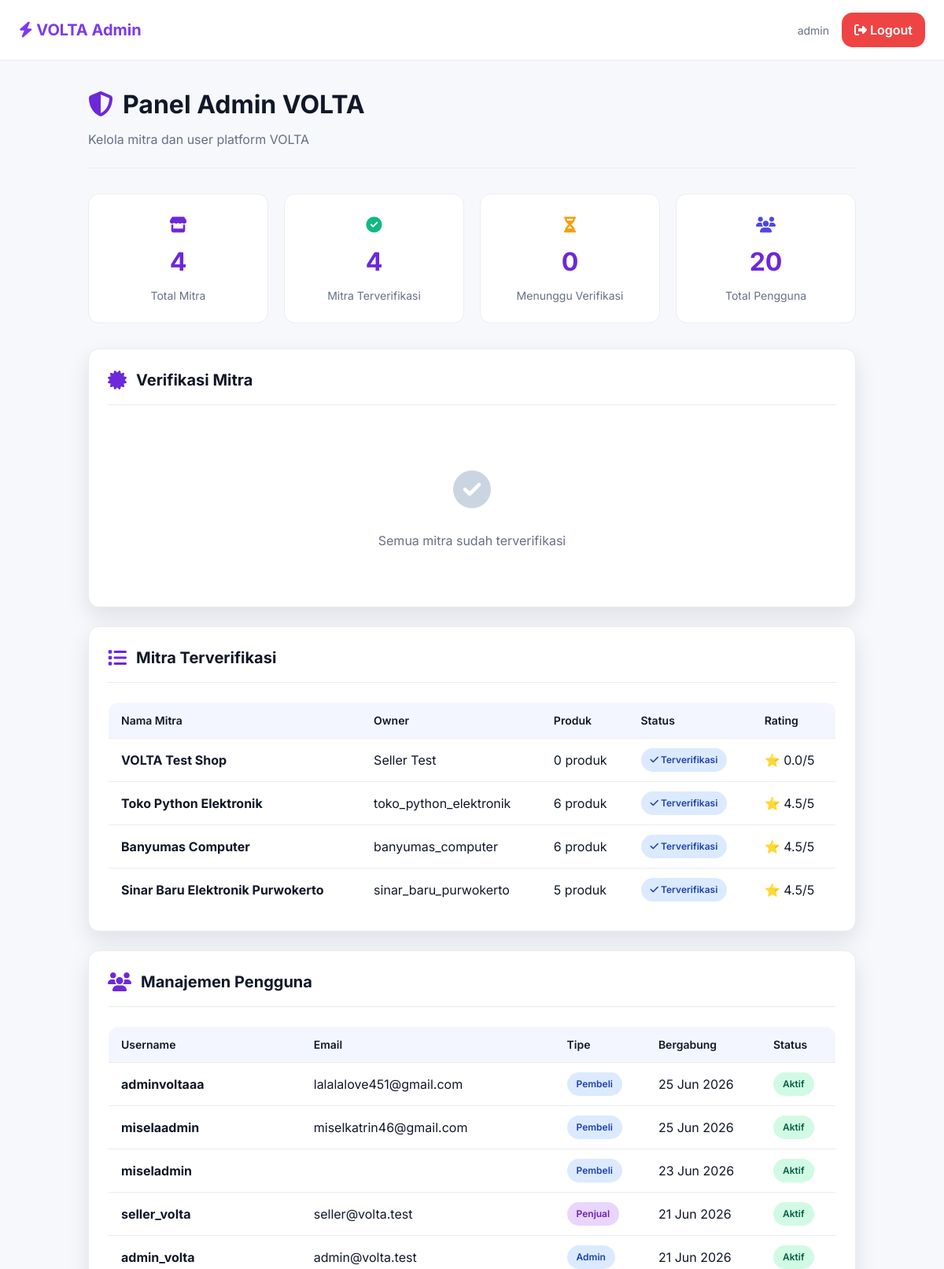
The page /brand-admin/ (signed in, upper part) on the database as committed earlier.
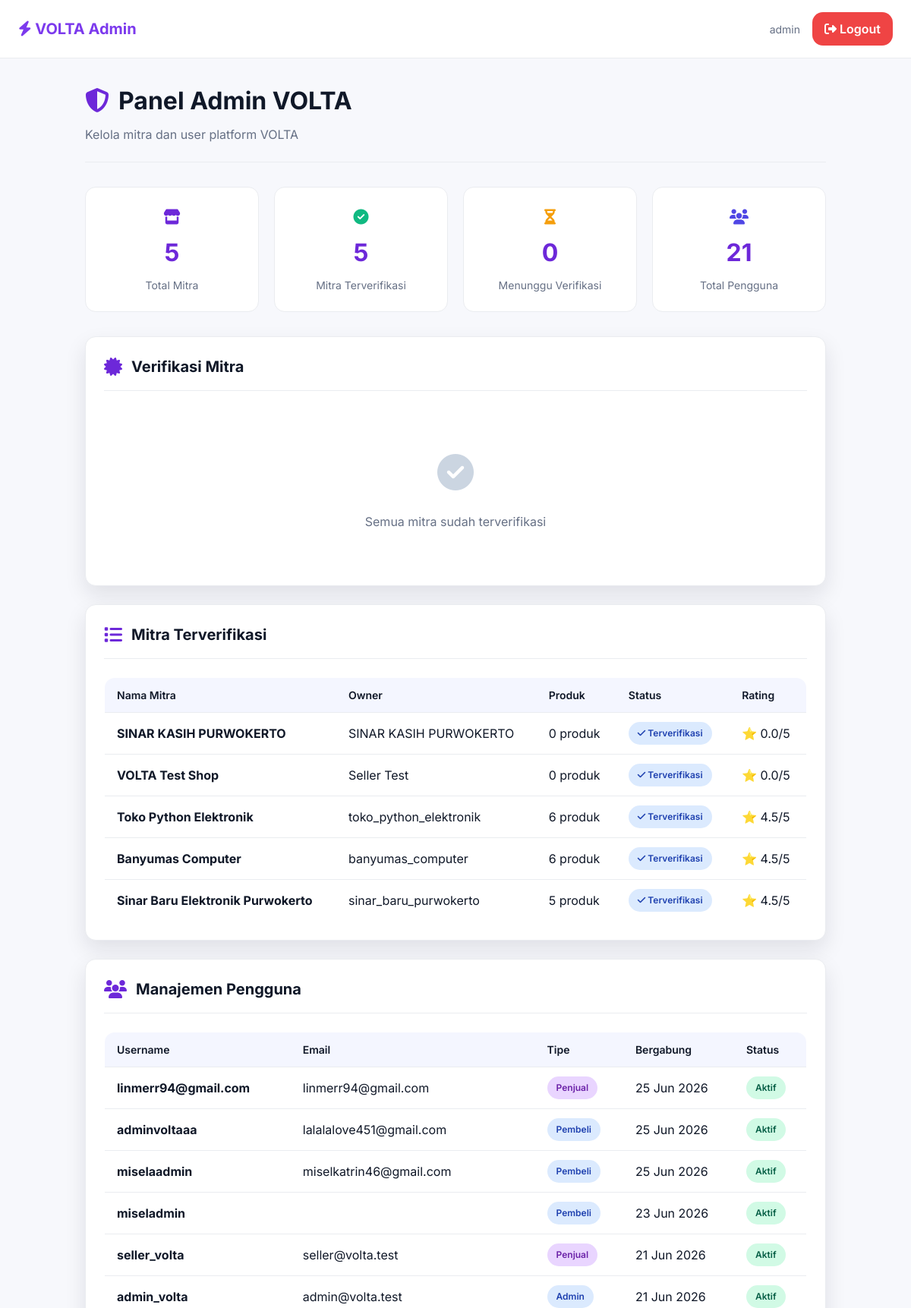
The same page on the database as committed later.
### master_products/models.py (models this page shows, shortened)
class Brand(models.Model):
    STATUS_CHOICES = (
        ('pending', 'Pending Approval'),
        ('approved', 'Approved'),
        ('rejected', 'Rejected'),
        ('suspended', 'Suspended'),
    )
    brand_id = models.AutoField(primary_key=True)
    user_id = models.OneToOneField(
        settings.AUTH_USER_MODEL,
        on_delete=models.CASCADE,
        related_name='brand_vendor',
        db_column='user_id',
        help_text="User/vendor yang memiliki brand ini"
    )
    brand_name = models.CharField(
        max_length=255,
        help_text="Nama brand/vendor"
    )
    logo = models.ImageField(
        upload_to='brands/logos/',
        blank=True,
        null=True,
        help_text="Logo brand (rekomendasi: PNG dengan background transparan)"
    )
    description = models.TextField(
        blank=True,
        null=True,
        help_text="Deskripsi detail tentang brand/vendor"
    )
    status = models.CharField(
        max_length=20,
        choices=STATUS_CHOICES,
        default='pending',
        help_text="Status persetujuan brand (pending, approved, rejected, suspended)"
    )
    approved_at = models.DateTimeField(
        blank=True,
        null=True,
        help_text="Tanggal brand disetujui oleh admin"
    )
    approved_by = models.ForeignKey(
        settings.AUTH_USER_MODEL,
        on_delete=models.SET_NULL,
        null=True,
        blank=True,
        related_name='approved_brands',
        db_column='approved_by',
        help_text="Admin yang menyetujui brand ini"
    )
    nib_or_ktp = models.CharField(
        max_length=50,
        unique=True,
        blank=True,
        null=True,
        db_column='nib_or_ktp',
        help_text="Nomor Induk Berusaha (NIB) atau Nomor KTP"
    )
    rating = models.FloatField(
        default=0.0,
        validators=[MinValueValidator(0.0), MaxValueValidator(5.0)],
        db_column='rating',
        help_text="Rating brand dari customer (0.0-5.0)"
    )
    created_at = models.DateTimeField(
        auto_now_add=True,
        help_text="Tanggal brand didaftar"
    )
    updated_at = models.DateTimeField(
        auto_now=True,
        help_text="Tanggal brand terakhir diperbarui"
    )
    class Meta:
        verbose_name = _('Brand')
        verbose_name_plural = _('Brands')
        db_table = 'brands'
        ordering = ['-created_at']
        indexes = [
            models.Index(fields=['status']),
            models.Index(fields=['user_id']),
            models.Index(fields=['created_at']),
        ]

### users/models.py (models this page shows, shortened)
class User(AbstractUser):
    ROLE_CHOICES = (
        ('admin', 'Administrator'),
        ('brand', 'Brand/Vendor'),
        ('customer', 'Customer'),
    )
    user_id = models.AutoField(primary_key=True)
    role = models.CharField(
        max_length=20,
        choices=ROLE_CHOICES,
        default='customer',
        help_text="Role pengguna dalam sistem (admin, brand, atau customer)"
    )
    full_name = models.CharField(
        max_length=255,
        blank=True,
        null=True,
        help_text="Nama lengkap pengguna"
    )
    phone = models.CharField(
        max_length=20,
        blank=True,
        null=True,
        unique=True,
        help_text="Nomor telepon kontak pengguna"
    )
    address_street = models.TextField(
        blank=True,
        null=True,
        help_text="Jalan dan nomor rumah"
    )
    address_city = models.CharField(
        max_length=100,
        blank=True,
        null=True,
        help_text="Kota/Kabupaten"
    )
    address_province = models.CharField(
        max_length=100,
        blank=True,
        null=True,
        help_text="Provinsi"
    )
    address_postal_code = models.CharField(
        max_length=100,
        blank=True,
        null=True,
        help_text="Kode pos"
    )
    is_active = models.BooleanField(
        default=True,
        help_text="Menunjukkan apakah user ini aktif atau tidak"
    )
    created_at = models.DateTimeField(
        auto_now_add=True,
        help_text="Tanggal dan waktu user dibuat"
    )
    updated_at = models.DateTimeField(
        auto_now=True,
        help_text="Tanggal dan waktu user terakhir diperbarui"
    )
    class Meta:
        verbose_name = _('User')
        verbose_name_plural = _('Users')
        db_table = 'users'
        ordering = ['-created_at']
        indexes = [
            models.Index(fields=['email']),
            models.Index(fields=['role']),
            models.Index(fields=['is_active']),
        ]

### master_products/views.py (the view)
# urls.py: path('brand-admin/', views.admin_panel_view, name='admin_panel'),
@login_required(login_url='master_products:login')
def admin_panel_view(request):
    if not request.user.is_superuser:
        messages.error(request, '❌ Akses Ditolak! Hanya superuser yang dapat mengakses.')
        return redirect('master_products:product_list')
    total_brands = Brand.objects.count()
    verified_brands = Brand.objects.filter(status='approved').count()
    pending_brands = Brand.objects.filter(status='pending').count()
    pending_verification_brands = Brand.objects.filter(status='pending').select_related('user_id')
    verified_brands_list = Brand.objects.filter(status='approved').select_related('user_id').prefetch_related('products')
    total_users = User.objects.count()
    all_users = User.objects.all().order_by('-date_joined')[:50]
    context = {
        'total_brands': total_brands,
        'verified_brands': verified_brands,
        'pending_brands': pending_brands,
        'pending_verification_brands': pending_verification_brands,
        'verified_brands_list': verified_brands_list,
        'total_users': total_users,
        'all_users': all_users,
    }
    return render(request, 'master_products/admin_panel.html', context)

### master_products/templates/master_products/admin_panel.html (shortened to what the changed rows need)
<!DOCTYPE html>
<html lang="id">
<head>
    <script src="https://cdn.tailwindcss.com"></script>
    <link rel="stylesheet" href="https://cdnjs.cloudflare.com/ajax/libs/font-awesome/6.4.0/css/all.min.css">
</head>
<body>
    <div class="container">
        <div class="page-header">
            <h1 class="page-title"><i class="fas fa-shield-alt" style="color: var(--primary); margin-right: 12px;"></i>Panel Admin VOLTA</h1>
        </div>
        <div class="stats-grid">
            <div class="stat-card">
                <div style="font-size: 20px; margin-bottom: 8px;"><i class="fas fa-store" style="color: var(--primary);"></i></div>
                <div class="stat-value">{{ total_brands }}</div>
                <div class="stat-label">Total Mitra</div>
            </div>
            <div class="stat-card">
                <div style="font-size: 20px; margin-bottom: 8px;"><i class="fas fa-check-circle" style="color: var(--success);"></i></div>
                <div class="stat-value">{{ verified_brands }}</div>
                <div class="stat-label">Mitra Terverifikasi</div>
            </div>
            <div class="stat-card">
                <div style="font-size: 20px; margin-bottom: 8px;"><i class="fas fa-users" style="color: var(--accent);"></i></div>
                <div class="stat-value">{{ total_users }}</div>
                <div class="stat-label">Total Pengguna</div>
            </div>
        </div>
        <div class="card">
            {% if verified_brands_list %}
                <table>
                    <thead>
                        <tr>
                            <th>Nama Mitra</th>
                            <th>Owner</th>
                            <th>Produk</th>
                            <th>Status</th>
                            <th>Rating</th>
                        </tr>
                    </thead>
                    <tbody>
                        {% for brand in verified_brands_list %}
                            <tr>
                                <td><strong>{{ brand.brand_name }}</strong></td>
                                <td>{{ brand.user_id.get_full_name|default:brand.user_id.username }}</td>
                                <td>{{ brand.products.count }} produk</td>
                                <td><span class="badge badge-verified"><i class="fas fa-check"></i> Terverifikasi</span></td>
                                <td>⭐ {{ brand.rating|floatformat:1 }}/5</td>
                            </tr>
                        {% endfor %}
                    </tbody>
                </table>
            {% else %}
                <div class="empty-state">
                    <div class="empty-icon"><i class="fas fa-store"></i></div>
                    <p>Tidak ada mitra terverifikasi</p>
                </div>
            {% endif %}
        </div>
        <div class="card">
            {% if all_users %}
                <table>
                    <thead>
                        <tr>
                            <th>Username</th>
                            <th>Email</th>
                            <th>Tipe</th>
                            <th>Bergabung</th>
                            <th>Status</th>
                        </tr>
                    </thead>
                    <tbody>
                        {% for user in all_users %}
                            <tr>
                                <td><strong>{{ user.username }}</strong></td>
                                <td>{{ user.email }}</td>
                                <td>
                                    {% if user.role == 'admin' %}
                                        <span class="badge badge-verified">Admin</span>
                                    {% elif user.role == 'brand' %}
                                        <span class="badge" style="background: #e9d5ff; color: #6b21a8;">Penjual</span>
                                    {% else %}
                                        <span class="badge" style="background: #dbeafe; color: #1e40af;">Pembeli</span>
                                    {% endif %}
                                </td>
                                <td>{{ user.date_joined|date:"d M Y" }}</td>
                                <td>
                                    {% if user.is_active %}
                                        <span class="badge badge-active">Aktif</span>
                                    {% else %}
                                        <span class="badge badge-pending">Nonaktif</span>
                                    {% endif %}
                                </td>
                            </tr>
                        {% endfor %}
                    </tbody>
                </table>
            {% else %}
                <div class="empty-state">
                    <div class="empty-icon"><i class="fas fa-users"></i></div>
                    <p>Tidak ada pengguna</p>
                </div>
            {% endif %}
        </div>
    </div>
</body>
</html>

Rows that differ between the two databases and show on the page:
added Brand: brand_name "SINAR KASIH PURWOKERTO", user_id.get_full_name "SINAR KASIH PURWOKERTO", products.count "0", rating "0.0"
added User: username "linmerr94@gmail.com", email "linmerr94@gmail.com", role "Penjual", date_joined "25 Jun 2026", is_active "Aktif"
Other text that changed with them:
{{ total_brands }}: "4" → "5"
{{ verified_brands }}: "4" → "5"
{{ total_users }}: "20" → "21"
